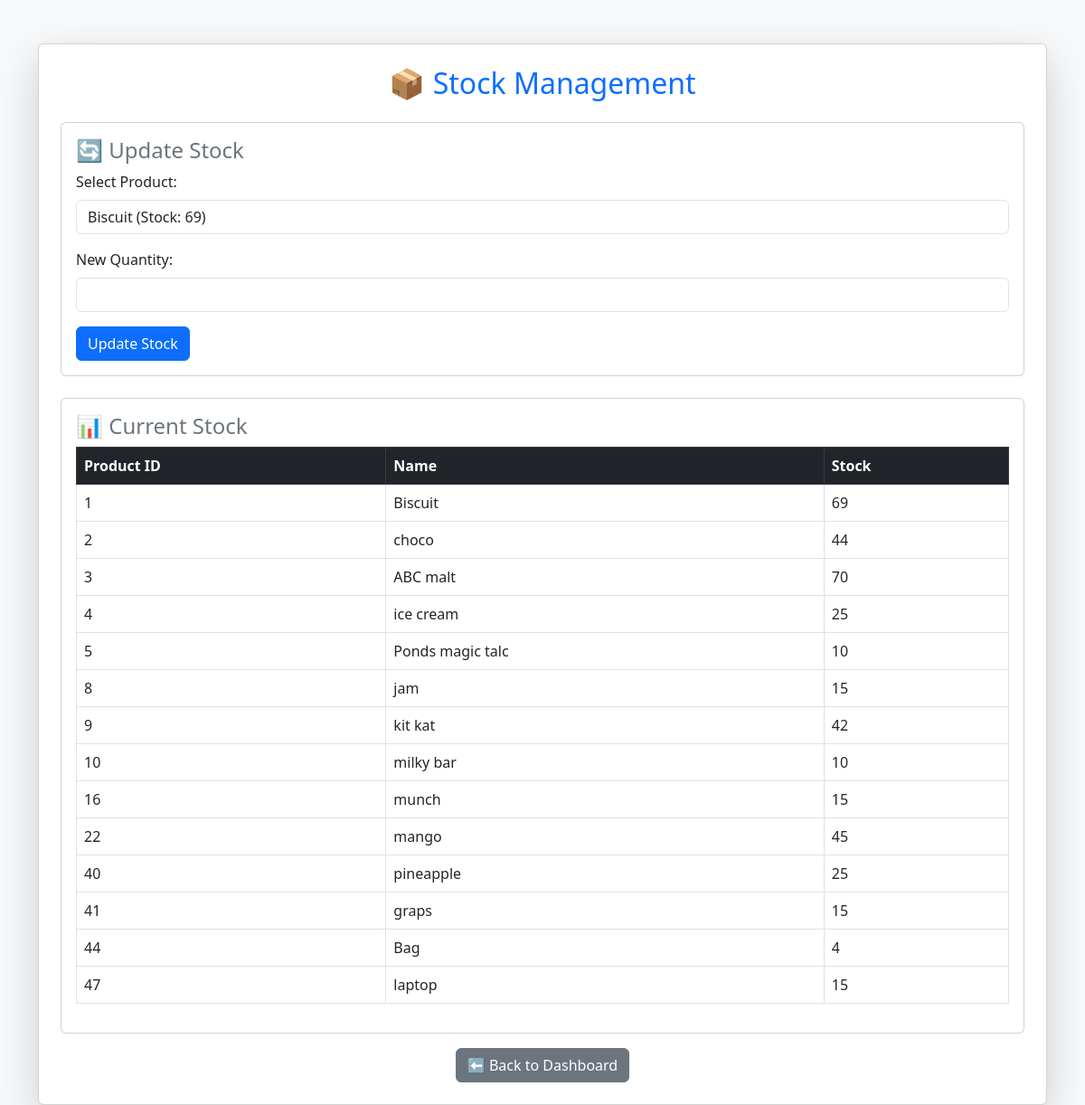
The app's page /stock.php (signed in) with its own data.
### tables this page shows
CREATE TABLE `products` (
  `id` int NOT NULL AUTO_INCREMENT,
  `name` varchar(255) NOT NULL,
  `price` decimal(10,2) NOT NULL,
  `quantity` int NOT NULL,
  `supplier` varchar(255) NOT NULL,
  `created_at` timestamp NULL DEFAULT CURRENT_TIMESTAMP,
  `barcode` varchar(255) DEFAULT NULL,
  `category` varchar(255) NOT NULL,
  `image` varchar(255) DEFAULT NULL,
  PRIMARY KEY (`id`),
  UNIQUE KEY `barcode` (`barcode`)
);

### stock.php (the view, shortened to what this page needs)
<?php
include 'db.php';
$result = $conn->query("SELECT * FROM products");
?>
<!DOCTYPE html>
<html lang="en">
<head>
    <link rel="stylesheet" href="https://cdn.jsdelivr.net/npm/bootstrap@5.3.0/dist/css/bootstrap.min.css">
</head>
<body class="bg-light">
    <div class="container mt-5">
        <div class="card shadow-lg p-4">
            <h2 class="text-center text-primary">📦 Stock Management</h2>
            <div class="card p-3 mt-3">
                <h4 class="text-secondary">🔄 Update Stock</h4>
                <form method="POST">
                    <div class="mb-3">
                        <label class="form-label">Select Product:</label>
                        <select name="product_id" class="form-control" required>
                            <?php while ($row = $result->fetch_assoc()) { ?>
                                <option value="<?= $row['id'] ?>"><?= $row['name'] ?> (Stock: <?= $row['quantity'] ?>)</option>
                            <?php } ?>
                        </select>
                    </div>
                    <div class="mb-3">
                        <label class="form-label">New Quantity:</label>
                        <input type="number" name="new_quantity" class="form-control" required>
                    </div>
                    <button type="submit" name="update_stock" class="btn btn-primary">Update Stock</button>
                </form>
            </div>
            <div class="card p-3 mt-4">
                <h4 class="text-secondary">📊 Current Stock</h4>
                <table class="table table-bordered">
                    <thead class="table-dark">
                        <tr>
                            <th>Product ID</th>
                            <th>Name</th>
                            <th>Stock</th>
                        </tr>
                    </thead>
                    <tbody>
                        <?php
                        $result = $conn->query("SELECT * FROM products");
                        while ($row = $result->fetch_assoc()) {
                        ?>
                        <tr>
                            <td><?= $row['id'] ?></td>
                            <td><?= $row['name'] ?></td>
                            <td><?= $row['quantity'] ?></td>
                        </tr>
                        <?php } ?>
                    </tbody>
                </table>
            </div>
            <div class="text-center mt-3">
                <a href="admin_dashboard.php" class="btn btn-secondary">⬅️ Back to Dashboard</a>
            </div>
        </div>
    </div>
</body>
</html>

### records on screen
products: id "1", name "Biscuit", quantity "69"
products: id "2", name "choco", quantity "44"
products: id "3", name "ABC malt", quantity "70"
products: id "4", name "ice cream", quantity "25"
products: id "5", name "Ponds magic talc", quantity "10"
products: id "8", name "jam", quantity "15"
products: id "9", name "kit kat", quantity "42"
products: id "10", name "milky bar", quantity "10"
products: id "16", name "munch", quantity "15"
products: id "22", name "mango", quantity "45"
products: id "40", name "pineapple", quantity "25"
products: id "41", name "graps", quantity "15"
products: id "44", name "Bag", quantity "4"
products: id "47", name "laptop", quantity "15"

### other values on screen
form field product_id "Biscuit (Stock: 69)"
